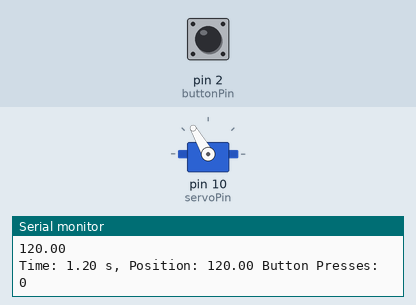
Bench run of a sketch on a simulated Arduino Uno, built with avr-gcc and run on an emulated ATmega328P. Parts: servo, the last lines printed to the serial monitor. The inputs (shaded band) are chosen by the test bench; at power-on: pin 2 (buttonPin) LOW.

Above: at 1.2 s.
1.3 s: pin 2 (buttonPin) pulled HIGH for 0.15 s
4.3 s: pin 2 (buttonPin) pulled HIGH for 1 s
At 6.03 s:
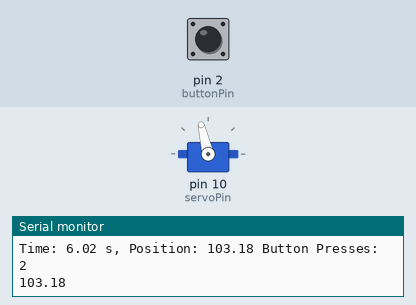
7.9 s: pin 2 (buttonPin) pulled HIGH for 3.2 s
Timing chart, 0 to 10.9 s (numbered marks = the images above; inputs shaded):
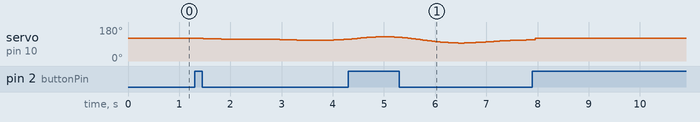

The sketch:

ViPer_control.ino
```cpp
#include <Servo.h>

Servo myservo;  // create servo object

unsigned long startMillis;
const int servoPin = 10;
const int buttonPin = 2;  // button connected to pin 2
int buttonState = 0;      // current state of the button
int lastButtonState = 0;  // previous state of the button
int buttonPushCounter = 0; // counter for the number of button presses
unsigned long lastDebounceTime = 0;  // the last time the output pin was toggled
unsigned long debounceDelay = 50;    // the debounce time; increase if the output flickers
bool returningToZero = true; // flag to handle initial movement to zero position
int lastPos = 0;

void setup() {
  Serial.begin(115200);         // initialize serial communication at 115200 bits per second
  myservo.attach(servoPin);     // attaches the servo on pin 10 to the servo object
  pinMode(buttonPin, INPUT);    // initialize the button pin as an input
  startMillis = millis();       // record the start time           // start at the neutral position
}

void loop() {

  // read the state of the switch into a local variable
  int reading = digitalRead(buttonPin);

  // check if the button state has changed
  if (reading != lastButtonState) {
    lastDebounceTime = millis(); // reset the debouncing timer
  }

  if ((millis() - lastDebounceTime) > debounceDelay) {
    // if the button state has changed:
    if (reading != buttonState) {
      buttonState = reading;

      // only toggle the counter if the new button state is HIGH
      if (buttonState == HIGH) {
        buttonPushCounter++;
        if (buttonPushCounter > 3) {
          buttonPushCounter = 0; // reset counter after 3 presses
        }
      }
    }
  }

  // save the reading. Next time through the loop, it'll be the lastButtonState:
  lastButtonState = reading;

  unsigned long currentMillis = millis();
  float t = (currentMillis - startMillis) / 1000.0;  // convert milliseconds to seconds
  float pos = 120; // default position

  // Select expression based on the number of button presses
  if (buttonPushCounter == 1) {
    // Low perturbation magnitude
    pos = 115 + 12.5*(0.5*sin(M_PI * 2 * 0.25 * t) + 0.25 * sin(M_PI * 2 * 0.125 * t) + 0.25 * sin(M_PI * 2 * 0.442 * t));
  } else if (buttonPushCounter == 2) {
    // High perturbation magnitude
    pos = 115 + 25*(0.5*sin(M_PI * 2 * 0.25 * t) + 0.25 * sin(M_PI * 2 * 0.125 * t) + 0.25 * sin(M_PI * 2 * 0.442 * t));
  } else if (buttonPushCounter == 3) {
    // Zero perturbation magnitude
    pos = 120; // Neutral
  }
//135
  // Ensure the position is within the valid range
  pos = constrain(pos, 77, 133);

  // Only update the servo if the position has changed
  if (pos != lastPos) {
    myservo.write(pos);  // update the servo position
    lastPos = pos; // save the current position
  }

  myservo.write(pos);  // update the servo position

  // Print the position to the Serial Monitor
  Serial.print("Time: ");
  Serial.print(t);
  Serial.print(" s, Position: ");
  Serial.print(pos);
  Serial.print(" Button Presses: ");
  Serial.println(buttonPushCounter);

  Serial.println(pos);
  delay(15);  // small delay to smooth out the motion
}
```
